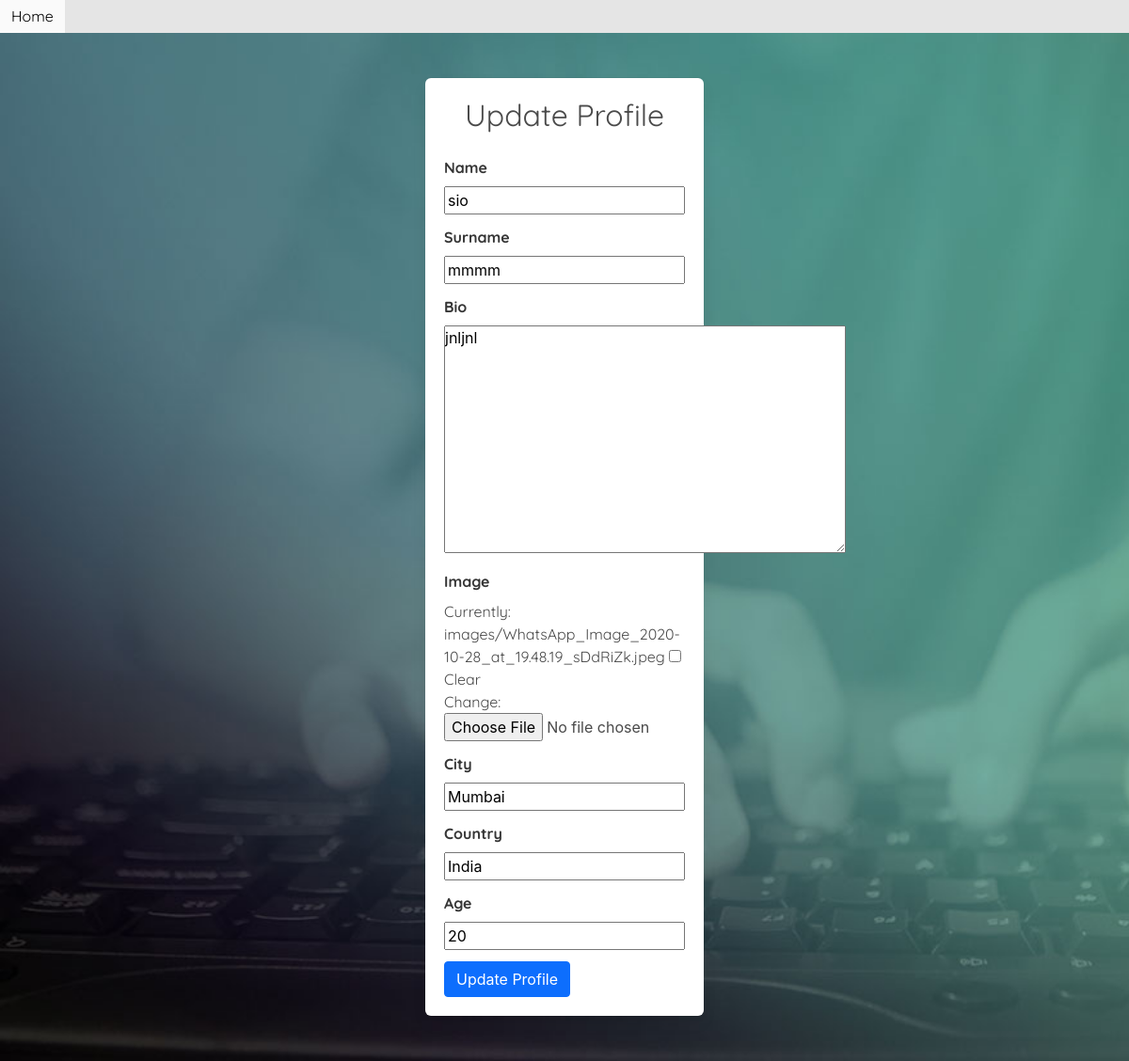
Page /myapp/profile/update/6 (signed in) on the committed database.
### myapp/models.py (models this page shows, shortened)
class Profile(models.Model):
    user = models.OneToOneField(User,on_delete=models.CASCADE)
    name = models.CharField(max_length=100)
    surname = models.CharField(max_length=100)
    bio = models.TextField(blank=True)
    city = models.CharField(blank=True,max_length=100)
    country = models.CharField(blank=True,max_length=100)
    age = models.CharField(blank=True,max_length=100)
    profile_image = models.ImageField(blank=True,null=True,upload_to='images/')

### myapp/views.py (the view)
# urls.py: path('profile/update/<int:pk>',views.ProfileUpdateView.as_view(),name='update'),
class ProfileUpdateView(LoginRequiredMixin,UpdateView):
    login_url = '/login/'
    model = Profile
    redirect_field_name='myapp/profile_detail.html'
    fields = ('name','surname','bio','profile_image','city','country','age')

### myapp/templates/myapp/profile_form.html (shortened to what this page needs)
{% load static %}
<!DOCTYPE html>
<html>
  <head>
    <link href="https://cdn.jsdelivr.net/npm/bootstrap@5.0.0-beta1/dist/css/bootstrap.min.css" rel="stylesheet">
    <link rel="stylesheet" href="https://cdn.jsdelivr.net/npm/bulma@0.9.0/css/bulma.min.css">
  </head>
  <body>
    <nav style="background:rgba(0,0,0,0.1);" class="" role="navigation" aria-label="main navigation">
      <div id="navbarBasicExample" class="navbar-menu">
        <div class="navbar-start">
          <a style="" href="{% url 'index' %}" class="navbar-item">
            <h3 style="color:black">Home</h3>
          </a>
        </div>
      </div>
      </nav>
<section class="hero is-dark is-fullheight">
      <div class="hero-body img-fluid" style="min-height: 600px; background-image:url({% static 'images/2.jpg' %}); background-size: cover;page-break-inside: avoid;">
        <div class="container">
          <div class="columns is-centered">
            <div class="column is-5-tablet is-4-desktop is-3-widescreen" style="opacity:1">
              <form  method="POST" enctype="multipart/form-data" class="box">
                {% if not request.user.profile.id %}
                <h1 class="has-text-centered mb-5 is-size-3">Create Profile</h1>
                {% else %}
                <h1 class="has-text-centered mb-5 is-size-3">Update Profile</h1>
                {% endif %}
                <div class="field">
                  <label for="" class="label">Name</label>
                  <div class="control has-icons-left">
                    {{ form.name}}
                  </div>
                </div>
                <div class="field">
                  <label for="" class="label">Surname</label>
                  <div class="control has-icons-left">
                    {{ form.surname }}
                  </div>
                </div>
                <div class="field">
                  <label for="" class="label">Bio</label>
                  <div class="control has-icons-left">
                    {{ form.bio }}
                  </div>
                </div>
                <div class="field">
                  <label for="" class="label">Image</label>
                  <div class="control has-icons-left">
                    {{ form.profile_image }}
                  </div>
                </div>
                <div class="field">
                  <label for="" class="label">City</label>
                  <div class="control has-icons-left">
                    {{ form.city }}
                  </div>
                </div>
                <div class="field">
                  <label for="" class="label">Country</label>
                  <div class="control has-icons-left">
                    {{ form.country }}
                  </div>
                </div>
                <div class="field">
                  <label for="" class="label">Age</label>
                  <div class="control has-icons-left">
                    {{ form.age }}
                  </div>
                </div>
                {% if not request.user.profile.id %}
                <input class="btn btn-primary"  type="submit" name="" value="Create Profile">
                {% else %}
                <input class="btn btn-primary"  type="submit" name="" value="Update Profile">
                {% endif %}
              </form>
            </div>
          </div>
        </div>
      </div>
    </section>
 </body>
</html>

### myapp/templates/myapp/profile_form.html (style rules this page uses)
* { font-family: 'Quicksand', sans-serif; }

### rows in the picture
Profile: name "sio", surname "mmmm", bio "jnljnl", city "Mumbai", country "India", age "20"
